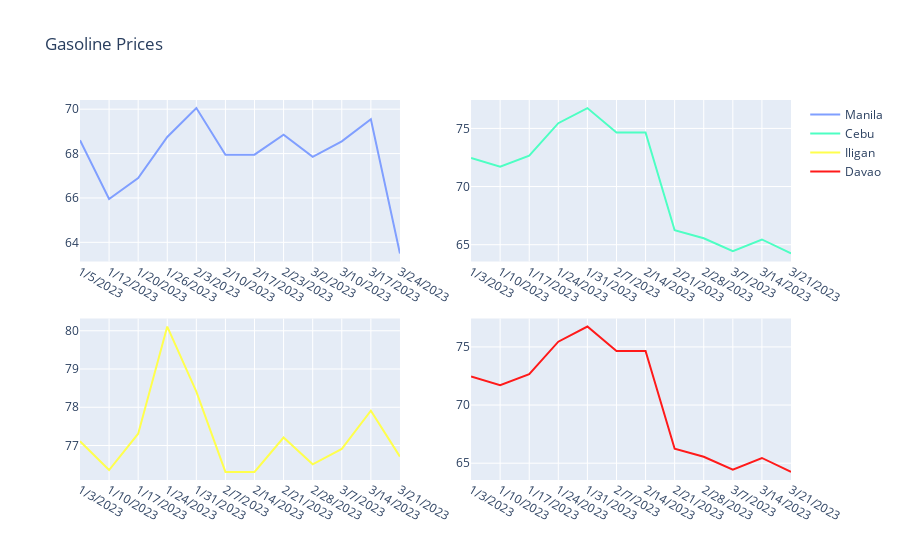

Write notebook code for a chart like this one.
### Code cell
fig = go.Figure()
fig = make_subplots(rows=2, cols=2)
fig.add_trace(go.Scatter(x=df['Date_Manila'], y=df['RON91_Manila'],
                    mode='lines',
                    line=dict(color="#809fff"),
                    name='Manila'),
                    row=1, col=1)
fig.add_trace(go.Scatter(x=df['Date_Cebu'], y=df['RON91_Cebu'],
                    mode='lines',
                    line=dict(color="#4dffc3"),
                    name='Cebu'),
                    row=1, col=2)
fig.add_trace(go.Scatter(x=df['Date_Iligan'], y=df['RON91_Iligan'],
                    mode='lines',
                    line=dict(color="#ffff4d"),
                    name='Iligan'),
                    row=2, col=1)
fig.add_trace(go.Scatter(x=df['Date_Davao'], y=df['RON91_Davao'],
                    mode='lines',
                    line=dict(color="#ff1a1a"),
                    name='Davao'),
                    row=2, col=2)
fig.update_layout(title='Gasoline Prices',
                   xaxis_title='',
                   yaxis_title='')
fig.show()

### Figure 1 — Plotly figure (JSON) as saved in the notebook; plotly's stock layout.template omitted (floating-point values rounded to 4 significant figures)
{"data": [{"line": {"color": "#809fff"}, "mode": "lines", "name": "Manila", "type": "scatter", "x": ["1/5/2023", "1/12/2023", "1/20/2023", "1/26/2023", "2/3/2023", "2/10/2023", "2/17/2023", "2/23/2023", "3/2/2023", "3/10/2023", "3/17/2023", "3/24/2023"], "xaxis": "x", "y": [68.6, 65.95, 66.9, 68.75, 70.05, 67.95, 67.95, 68.85, 67.85, 68.55, 69.55, 63.5], "yaxis": "y"}, {"line": {"color": "#4dffc3"}, "mode": "lines", "name": "Cebu", "type": "scatter", "x": ["1/3/2023", "1/10/2023", "1/17/2023", "1/24/2023", "1/31/2023", "2/7/2023", "2/14/2023", "2/21/2023", "2/28/2023", "3/7/2023", "3/14/2023", "3/21/2023"], "xaxis": "x2", "y": [72.45, 71.7, 72.65, 75.45, 76.75, 74.65, 74.65, 66.25, 65.55, 64.45, 65.45, 64.25], "yaxis": "y2"}, {"line": {"color": "#ffff4d"}, "mode": "lines", "name": "Iligan", "type": "scatter", "x": ["1/3/2023", "1/10/2023", "1/17/2023", "1/24/2023", "1/31/2023", "2/7/2023", "2/14/2023", "2/21/2023", "2/28/2023", "3/7/2023", "3/14/2023", "3/21/2023"], "xaxis": "x3", "y": [77.11, 76.36, 77.31, 80.11, 78.41, 76.31, 76.31, 77.21, 76.51, 76.91, 77.91, 76.71], "yaxis": "y3"}, {"line": {"color": "#ff1a1a"}, "mode": "lines", "name": "Davao", "type": "scatter", "x": ["1/3/2023", "1/10/2023", "1/17/2023", "1/24/2023", "1/31/2023", "2/7/2023", "2/14/2023", "2/21/2023", "2/28/2023", "3/7/2023", "3/14/2023", "3/21/2023"], "xaxis": "x4", "y": [72.45, 71.7, 72.65, 75.45, 76.75, 74.65, 74.65, 66.25, 65.55, 64.45, 65.45, 64.25], "yaxis": "y4"}], "layout": {"title": {"text": "Gasoline Prices"}, "xaxis": {"anchor": "y", "domain": [0, 0.45], "title": {"text": ""}}, "xaxis2": {"anchor": "y2", "domain": [0.55, 1]}, "xaxis3": {"anchor": "y3", "domain": [0, 0.45]}, "xaxis4": {"anchor": "y4", "domain": [0.55, 1]}, "yaxis": {"anchor": "x", "domain": [0.575, 1], "title": {"text": ""}}, "yaxis2": {"anchor": "x2", "domain": [0.575, 1]}, "yaxis3": {"anchor": "x3", "domain": [0, 0.425]}, "yaxis4": {"anchor": "x4", "domain": [0, 0.425]}}}
